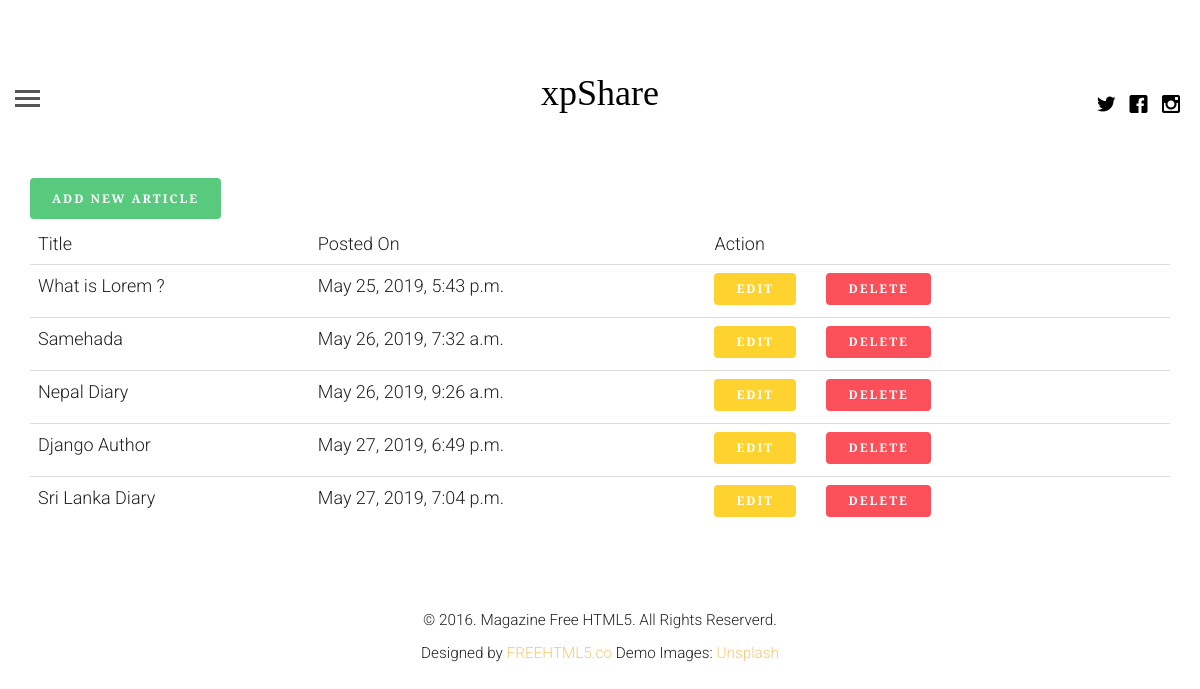
The page /profile (signed in) on the database as committed earlier.
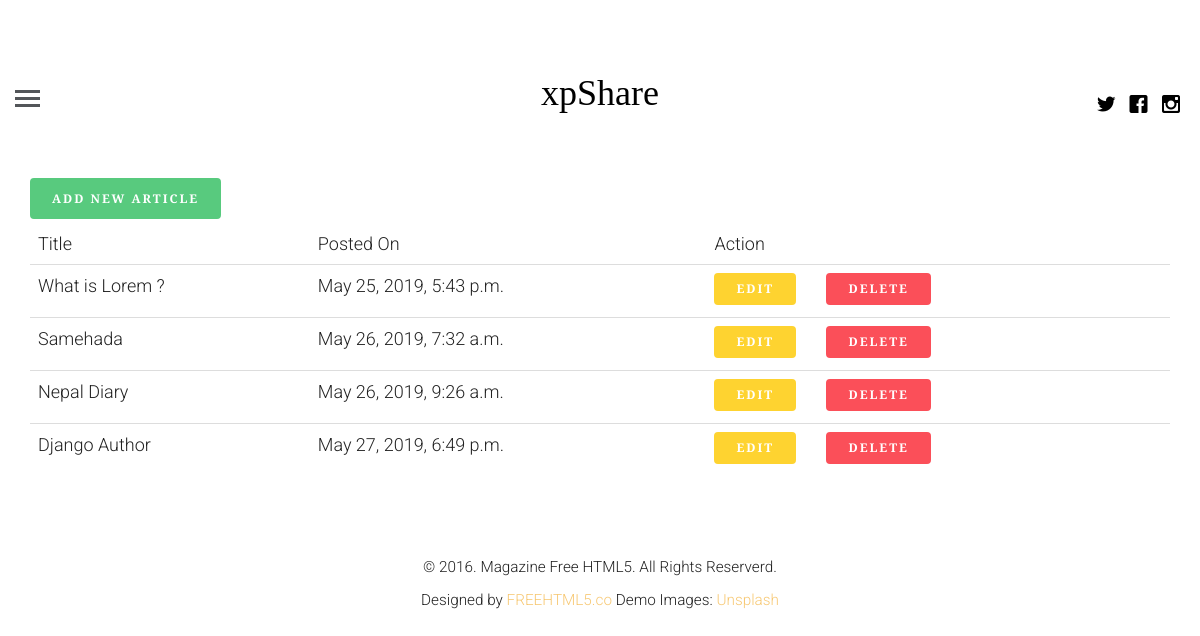
The same page on the database as committed later.
### shareapp/models.py (models this page shows, shortened)
class Article(models.Model):
    article_author = models.ForeignKey(Author , on_delete=models.CASCADE)
    title = models.CharField(max_length=200)
    body = models.TextField()
    category = models.ForeignKey(Category , on_delete= models.CASCADE)
    posted_on = models.DateTimeField(auto_now=False,auto_now_add=True)
    update_on = models.DateTimeField(auto_now=True,auto_now_add=False)
    image = models.FileField()

### shareapp/views.py (the view, shortened to what this page needs)
# urls.py: path('profile',getSeperateProfile, name = 'profile'),
def getSeperateProfile(request):
    if request.user.is_authenticated:
        user = get_object_or_404(User,id=request.user.id)
        author_profile=Author.objects.filter(name=user.id)
        if author_profile:
            author_user = get_object_or_404(Author,name = request.user.id)
            post = Article.objects.filter(article_author=author_user.id)
            return render(request, 'logged_in_profile.html', {"post": post, "user": author_user})
    else:
        return redirect('login')

### templates/logged_in_profile.html (shortened to what this page needs)
{% extends 'base.html' %}
{% block content %}
    <div class="container">
        <a href="{% url 'create' %}"><button class="btn btn-success pull-left">Add new article</button></a>
        <table class="table table-hover">
            <thead>
                 <tr>
                     <td>Title</td>
                     <td>Posted On</td>
                     <td>Action</td>
                 </tr>
            </thead>
            <tbody>
             {% for p in post %}
                <tr>
                        <td>{{ p.title }}</td>
                        <td>{{ p.posted_on }}</td>
                        <td><a href="{% url 'update' id=p.id%} "><button class="btn btn-warning btn-sm">Edit</button></a>&nbsp&nbsp&nbsp&nbsp&nbsp&nbsp<a href="{% url 'delete' id=p.id%} "><button class="btn btn-danger btn-sm">Delete</button></a></td>
                </tr>
             {% endfor %}
            </tbody>
        </table>
    </div>
{% endblock %}

### templates/base.html (shortened to what this page needs)
{% load static %}
<!DOCTYPE html>
	<head>
	<link rel="stylesheet" href="{% static 'css/animate.css' %}">
	<link rel="stylesheet" href="{% static 'css/icomoon.css' %}">
	<link rel="stylesheet" href="{% static 'css/bootstrap.css' %}">
	<link rel="stylesheet" href="{% static 'css/style.css' %}">
	</head>
	<body>
	<header id="fh5co-header">
		<div class="container-fluid">
			<div class="row">
				<a href="#" class="js-fh5co-nav-toggle fh5co-nav-toggle"><i></i></a>
				<ul class="fh5co-social">
					<li><a href="#"><i class="icon-twitter"></i></a></li>
					<li><a href="#"><i class="icon-facebook"></i></a></li>
					<li><a href="#"><i class="icon-instagram"></i></a></li>
				</ul>
				<div class="col-lg-12 col-md-12 text-center">
					<h1 id="fh5co-logo"><a href="{% url 'index' %}">xpShare</a></h1>
				</div>
			</div>
		</div>
	</header>
    <div class="container-fluid">
		<div class="row fh5co-post-entry">
    {% block content %}
    {% endblock %}
        </div>
    </div>
<footer id="fh5co-footer">
		<p><small>&copy; 2016. Magazine Free HTML5. All Rights Reserverd. <br> Designed by <a href="http://freehtml5.co" target="_blank">FREEHTML5.co</a>  Demo Images: <a href="http://unsplash.com/" target="_blank">Unsplash</a></small></p>
	</footer>
	</body>
</html>

### shareapp/static/css/icomoon.css (style rules this page uses)
[class^="icon-"], [class*=" icon-"] { font-family: 'icomoon' !important; speak: none; font-style: normal; font-weight: normal; font-variant: normal; text-transform: none; line-height: 1; -webkit-font-smoothing: antialiased; -moz-osx-font-smoothing: grayscale; }
.icon-facebook:before { content: "\ea67"; }
.icon-instagram:before { content: "\ea6f"; }
.icon-twitter:before { content: "\ea7c"; }

### shareapp/static/css/style.css (style rules this page uses)
body { font-family: "Roboto", arial, sans-serif; font-size: 18px; font-weight: 300; line-height: 1.8; color: #222; background: #fff; }
a { color: #f7c873; -webkit-transition: 0.5s; -o-transition: 0.5s; transition: 0.5s; }
h1, h2, h3, h4, h5, h6 { font-family: "Playfair Display", times, serif; color: #000; }
p { margin-bottom: 30px; }
.btn { margin-right: 4px; margin-bottom: 4px; font-family: "Playfair Display", times, serif; font-size: 12px; letter-spacing: 2px; text-transform: uppercase; font-weight: 700; -webkit-border-radius: 4px; -moz-border-radius: 4px; -ms-border-radius: 4px; border-radius: 4px; -webkit-transition: 0.5s; -o-transition: 0.5s; transition: 0.5s; }
.btn-success { background: #58ca7e; color: #fff; border: 2px solid #58ca7e; }
.btn-warning { background: #fed330; color: #fff; border: 2px solid #fed330; }
.btn-danger { background: #fb4f59; color: #fff; border: 2px solid #fb4f59; }
#fh5co-header { padding: 3em 3em; float: left; width: 100%; }
@media screen and (max-width: 1200px) { #fh5co-header { padding-left: 15px; padding-right: 15px; } }
#fh5co-header .fh5co-nav-toggle { position: absolute; top: 4.2em; left: 3em; z-index: 99; }
@media screen and (max-width: 1200px) { #fh5co-header .fh5co-nav-toggle { top: 4em; left: 15px; } }
#fh5co-header .fh5co-social { position: absolute !important; right: 3em !important; top: 3.2em; z-index: 99; -webkit-transition: 0.5s; -o-transition: 0.5s; transition: 0.5s; }
@media screen and (max-width: 1200px) { #fh5co-header .fh5co-social { right: 15px !important; top: 3.2em; } }
#fh5co-header #fh5co-logo { text-align: center; }
#fh5co-header #fh5co-logo a { color: #000; }
.fh5co-social { padding: 0; margin: 30px 0 0 0; position: relative; }
.fh5co-social li { padding: 0; margin: 0; list-style: none; display: inline; }
.fh5co-social li a { font-size: 20px; padding: 4px; color: #000; }
#fh5co-footer { padding: 3em 0; text-align: center; }
.fh5co-nav-toggle { width: 25px; height: 25px; cursor: pointer; text-decoration: none; }
.fh5co-nav-toggle i { position: relative; display: -moz-inline-stack; display: inline-block; zoom: 1; *display: inline; width: 25px; height: 3px; color: #535659; font: bold 14px/.4 Helvetica; text-transform: uppercase; text-indent: -55px; background: #535659; transition: all .2s ease-out; }
.fh5co-nav-toggle i::before, .fh5co-nav-toggle i::after { content: ''; width: 25px; height: 3px; background: #535659; position: absolute; left: 0; -webkit-transition: 0.2s; -o-transition: 0.2s; transition: 0.2s; }
.fh5co-nav-toggle i::before { top: -7px; }
.fh5co-nav-toggle i::after { bottom: -7px; }
.fh5co-nav-toggle { position: absolute; top: 18px; left: 0; z-index: 21; padding: 6px 0 0 0; display: block; margin: 0 auto; display: block; height: 44px; width: 25px; border-bottom: none !important; }

Rows that differ between the two databases and show on the page:
removed Article: title "Sri Lanka Diary", posted_on "May 27, 2019, 7:04 p.m."
